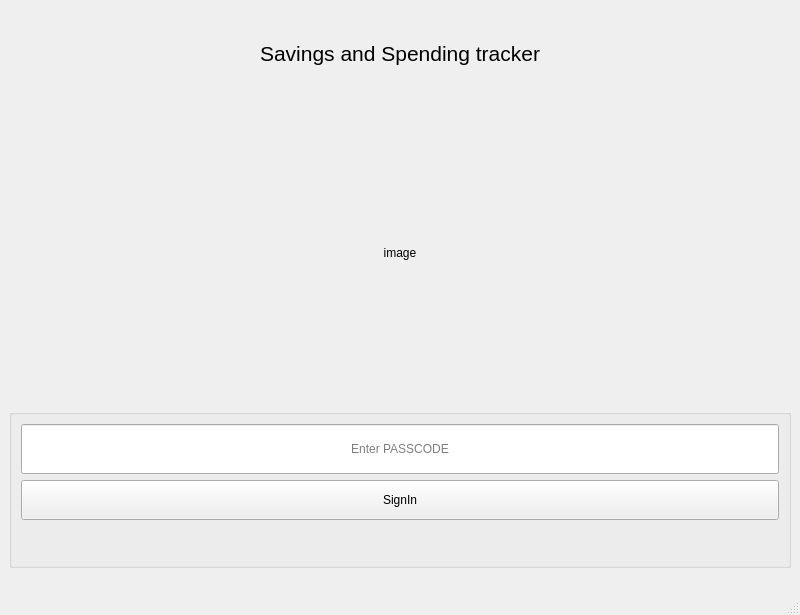
<?xml version="1.0" encoding="UTF-8"?>
<ui version="4.0">
 <class>Login</class>
 <widget class="QMainWindow" name="Login">
  <property name="geometry">
   <rect>
    <x>0</x>
    <y>0</y>
    <width>800</width>
    <height>615</height>
   </rect>
  </property>
  <property name="windowTitle">
   <string>Login</string>
  </property>
  <property name="windowIcon">
   <iconset resource="resource.qrc">
    <normaloff>:/resources/images/Picture2.png</normaloff>:/resources/images/Picture2.png</iconset>
  </property>
  <widget class="QWidget" name="centralwidget">
   <layout class="QVBoxLayout" name="verticalLayout">
    <item>
     <widget class="QLabel" name="label_2">
      <property name="font">
       <font>
        <pointsize>16</pointsize>
       </font>
      </property>
      <property name="text">
       <string>Savings and Spending tracker</string>
      </property>
      <property name="alignment">
       <set>Qt::AlignCenter</set>
      </property>
     </widget>
    </item>
    <item>
     <widget class="QLabel" name="lblimage">
      <property name="sizePolicy">
       <sizepolicy hsizetype="Preferred" vsizetype="Preferred">
        <horstretch>0</horstretch>
        <verstretch>0</verstretch>
       </sizepolicy>
      </property>
      <property name="minimumSize">
       <size>
        <width>300</width>
        <height>300</height>
       </size>
      </property>
      <property name="maximumSize">
       <size>
        <width>16777215</width>
        <height>16777215</height>
       </size>
      </property>
      <property name="text">
       <string>image</string>
      </property>
      <property name="alignment">
       <set>Qt::AlignCenter</set>
      </property>
     </widget>
    </item>
    <item>
     <widget class="QGroupBox" name="groupBox">
      <property name="title">
       <string/>
      </property>
      <layout class="QVBoxLayout" name="verticalLayout_2">
       <item>
        <widget class="QLineEdit" name="txtPasscode">
         <property name="minimumSize">
          <size>
           <width>0</width>
           <height>50</height>
          </size>
         </property>
         <property name="echoMode">
          <enum>QLineEdit::Password</enum>
         </property>
         <property name="alignment">
          <set>Qt::AlignCenter</set>
         </property>
         <property name="placeholderText">
          <string>Enter PASSCODE</string>
         </property>
        </widget>
       </item>
       <item>
        <widget class="QPushButton" name="btnLogin">
         <property name="minimumSize">
          <size>
           <width>0</width>
           <height>40</height>
          </size>
         </property>
         <property name="text">
          <string>SignIn</string>
         </property>
        </widget>
       </item>
       <item>
        <widget class="QLabel" name="lblError">
         <property name="minimumSize">
          <size>
           <width>0</width>
           <height>30</height>
          </size>
         </property>
         <property name="text">
          <string/>
         </property>
        </widget>
       </item>
      </layout>
     </widget>
    </item>
    <item>
     <widget class="QLabel" name="label">
      <property name="maximumSize">
       <size>
        <width>16777215</width>
        <height>10</height>
       </size>
      </property>
      <property name="text">
       <string/>
      </property>
     </widget>
    </item>
   </layout>
  </widget>
  <widget class="QMenuBar" name="menubar">
   <property name="geometry">
    <rect>
     <x>0</x>
     <y>0</y>
     <width>800</width>
     <height>25</height>
    </rect>
   </property>
  </widget>
  <widget class="QStatusBar" name="statusbar"/>
 </widget>
 <resources>
  <include location="resource.qrc"/>
 </resources>
 <connections/>
</ui>
